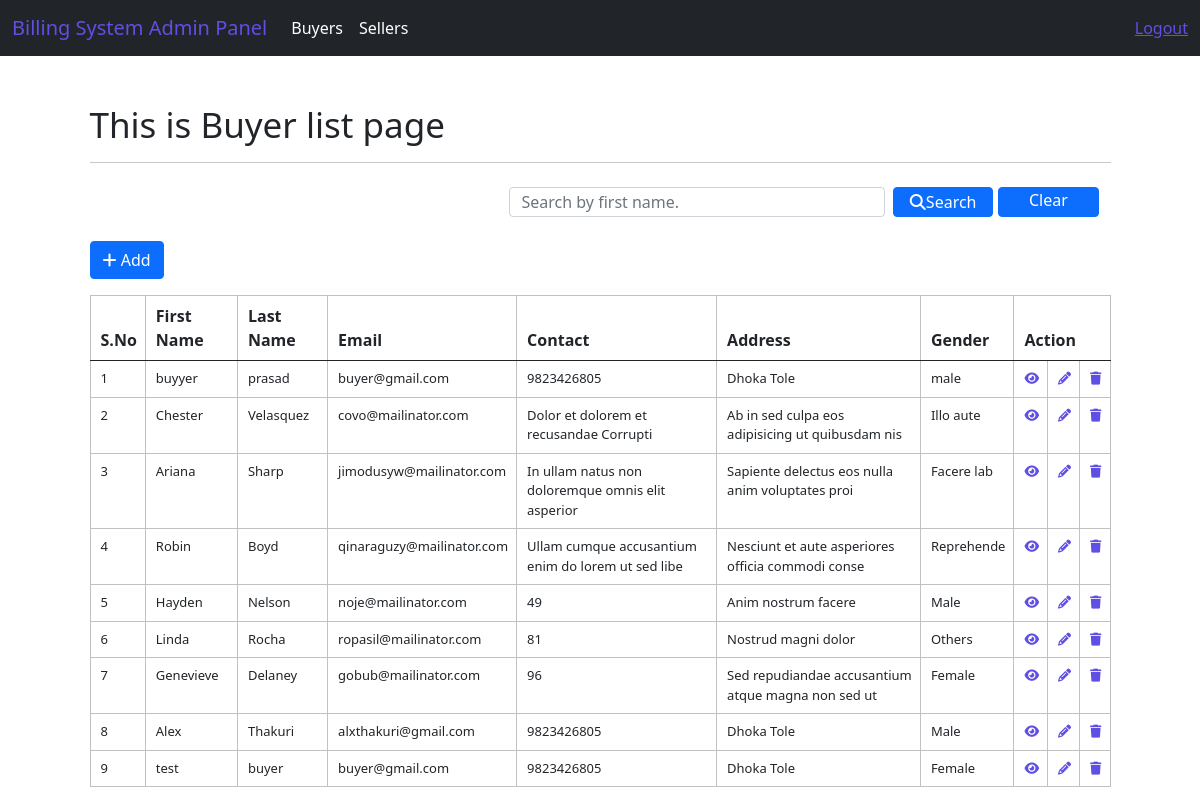
/system/buyer/index (signed in), run on an earlier commit of the app's database.
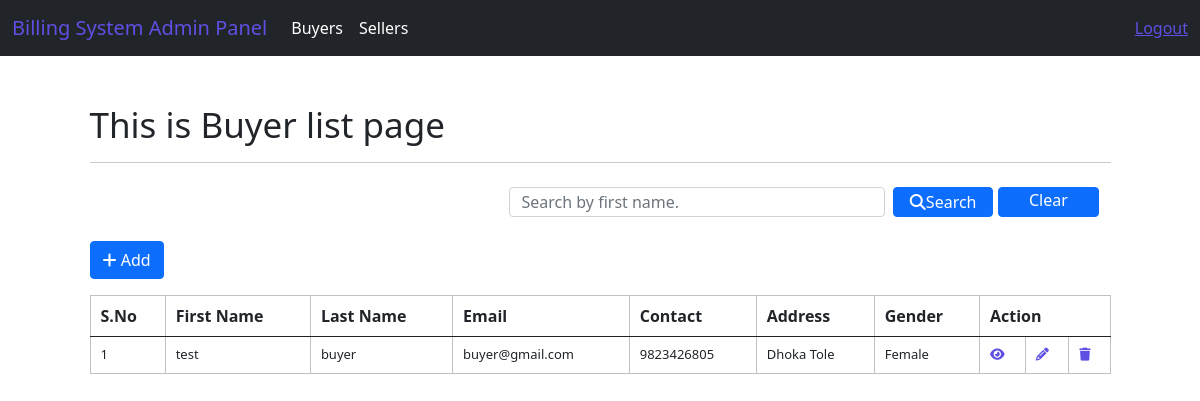
And on a later commit of the database.
### system/models.py (models this page shows)
class CustomUser(AbstractUser):
    MALE = 'Male'
    FEMALE = 'Female'
    OTHERS = 'Female'
    GENDER_CHOICES = [
            (MALE, 'Male'),
            (FEMALE, 'Female'),
            (OTHERS, 'Others'),
            ]
    BUYER_ROLE = 'Buyer'
    SELLER_ROLE = 'Seller'
    ROLE_CHOICES = [
            (BUYER_ROLE, 'Buyer'),
            (SELLER_ROLE, 'Seller'),
            ]
    username = models.CharField(max_length=50, unique=True)
    first_name = models.CharField(max_length=50)
    last_name = models.CharField(max_length=50)
    address = models.CharField(max_length=50)
    contact = models.CharField(max_length=50)
    email = models.EmailField(max_length=50)
    total_earnings = models.FloatField(default=0.0)
    gender = models.CharField(max_length=10, choices=GENDER_CHOICES)
    role = models.CharField(max_length=20, choices=ROLE_CHOICES)
    objects = UserManager()
    REQUIRED_FIELDS = []

### system/views.py (the view)
# urls.py: path("buyer/index",views.buyer_index,name= 'index-buyer'),
@login_required(login_url='login')
def buyer_index(request):
    buyer_list = CustomUser.objects.filter(role="Buyer").order_by('id')
    context = {"data": buyer_list}
    if request.method == "POST":
        search = request.POST.get('search')
        buyers = CustomUser.objects.filter(
            role="Buyer", first_name__icontains=search)
        context = {"data": buyers}
        return render(request, 'adminPanel/buyers/buyers_index.html', context)
    return render(request, 'adminPanel/buyers/buyers_index.html', context)

### templates/adminPanel/buyers/buyers_index.html (shortened to what this page needs)
{% extends 'layouts/master.html' %}
{% block custom_css %}
<link rel="stylesheet" href="https://cdnjs.cloudflare.com/ajax/libs/font-awesome/6.3.0/css/all.min.css"/>
{% endblock %}
{% block content %}
<div class="container mt-5">
    <h1>This is Buyer list page</h1>
    <hr>
    <nav class="navbar bg-body-tertiary">
        <div class="container-fluid">
              <form class="d-flex" role="search" action="{% url 'index-buyer' %}" method="POST">
                <input style="height: 30px;" class="form-control me-2" type="text" name="search" placeholder="Search by first name." aria-label="Search" required>
                <button class="btn btn-primary mb-3 mr-3" type="submit" style="height:30px; width: 160px; padding: 0px;"><i class="fa-solid fa-search"></i>Search</button>
                <a href="{% url 'index-buyer' %}" class="btn btn-primary mb-3 ml-2"  style="height:30px; width: 160px; padding: 0px; margin-left: 5px;">Clear</a>
              </form>
        </div>
    </nav>
    <a href="{% url 'add-buyer' %}" class="btn btn-primary mb-3"><i class="fa-solid fa-plus"></i> Add</a>
    <div class="row">
        <div class="col-12">
            <table class="table table-striped-columns table-hover">
                <thead>
                    <tr>
                        <th>S.No</th>
                        <th>First Name</th>
                        <th>Last Name</th>
                        <th>Email</th>
                        <th>Contact</th>
                        <th>Address</th>
                        <th>Gender</th>
                        <th colspan="3">Action</th>
                    </tr>
                </thead>
                <tbody>
                    {% for val in data %}
                    <tr>
                        <td>{{ forloop.counter }}</td>
                        <td>{{ val.first_name }}</td>
                        <td>{{ val.last_name }}</td>
                        <td>{{val.email}}</td>
                        <td>{{val.contact}}</td>
                        <td>{{val.address}}</td>
                        <td>{{val.gender}}</td>
                        <td><a href="{% url 'view-buyer' val.id %}"><i class="fa-solid fa-eye"></i></a></td>
                        <td><a href="{% url 'edit-buyer' val.id %}"><i class="fa-solid fa-pencil"></i></a></td>
                        <td><a href="{% url 'delete-buyer' val.id %}"><i class="fa-solid fa-trash"></i></a></td>
                    </tr>
                    {% endfor %}
                </tbody>
            </table>
        </div>
    </div>
</div>
{% endblock %}

### templates/layouts/master.html (shortened to what this page needs)
<!DOCTYPE html>
<html lang="en">
  <head>
    {% load static %}
    <link href="{% static 'css/bootstrap.min.css' %}" rel="stylesheet" />
    <link rel="stylesheet" href="{% static 'css/style.css' %}" />
    <link
      rel="stylesheet"
      href="https://cdnjs.cloudflare.com/ajax/libs/font-awesome/6.3.0/css/all.min.css"
    />
    {% block custom_css %}{% endblock %}
  </head>
  <body>
    <nav class="navbar navbar-expand-lg bg-body-primary bg-dark">
      <div class="container-fluid">
        <a class="navbar-brand" href="#">Billing System Admin Panel</a>
        <div class="collapse navbar-collapse" id="navbarText">
          <ul class="navbar-nav me-auto mb-2 mb-lg-0">
            <li class="nav-item">
              <a class="nav-link" aria-current="page" href="{% url 'index-buyer' %}">Buyers</a>
            </li>
            <li class="nav-item">
              <a class="nav-link" href="{% url 'index-seller' %}">Sellers</a>
            </li>
          </ul>
          <span class="navbar-text">
           <a href="{% url 'logout' %}">Logout</a>
          </span>
        </div>
      </div>
    </nav>
    {% block content %}{% endblock %}
  </body>
</html>

### static/css/style.css (style rules this page uses)
h1 { font-size: 35px; }
.table-elements tr, td, th { font-size: 13px; border: 1px solid rgb(194, 193, 193); padding-left: 10px !important; }
.table-font-for-transcript td, th { font-size: 16px !important; }

What changed in the data, as far as the page shows it:
removed CustomUser: first_name "buyyer", last_name "prasad", email "buyer@gmail.com", contact "9823426805", address "Dhoka Tole", gender "male"
removed CustomUser: first_name "Chester", last_name "Velasquez", email "covo@mailinator.com", contact "Dolor et dolorem et recusandae Corrupti", address "Ab in sed culpa eos adipisicing ut quibusdam nis", gender "Illo aute"
removed CustomUser: first_name "Ariana", last_name "Sharp", email "jimodusyw@mailinator.com", contact "In ullam natus non doloremque omnis elit asperior", address "Sapiente delectus eos nulla anim voluptates proi", gender "Facere lab"
removed CustomUser: first_name "Robin", last_name "Boyd", email "qinaraguzy@mailinator.com", contact "Ullam cumque accusantium enim do lorem ut sed libe", address "Nesciunt et aute asperiores officia commodi conse", gender "Reprehende"
removed CustomUser: first_name "Hayden", last_name "Nelson", email "noje@mailinator.com", contact "49", address "Anim nostrum facere", gender "Male"
removed CustomUser: first_name "Linda", last_name "Rocha", email "ropasil@mailinator.com", contact "81", address "Nostrud magni dolor", gender "Others"
removed CustomUser: first_name "Genevieve", last_name "Delaney", email "gobub@mailinator.com", contact "96", address "Sed repudiandae accusantium atque magna non sed ut", gender "Female"
removed CustomUser: first_name "Alex", last_name "Thakuri", email "alxthakuri@gmail.com", contact "9823426805", address "Dhoka Tole", gender "Male"
